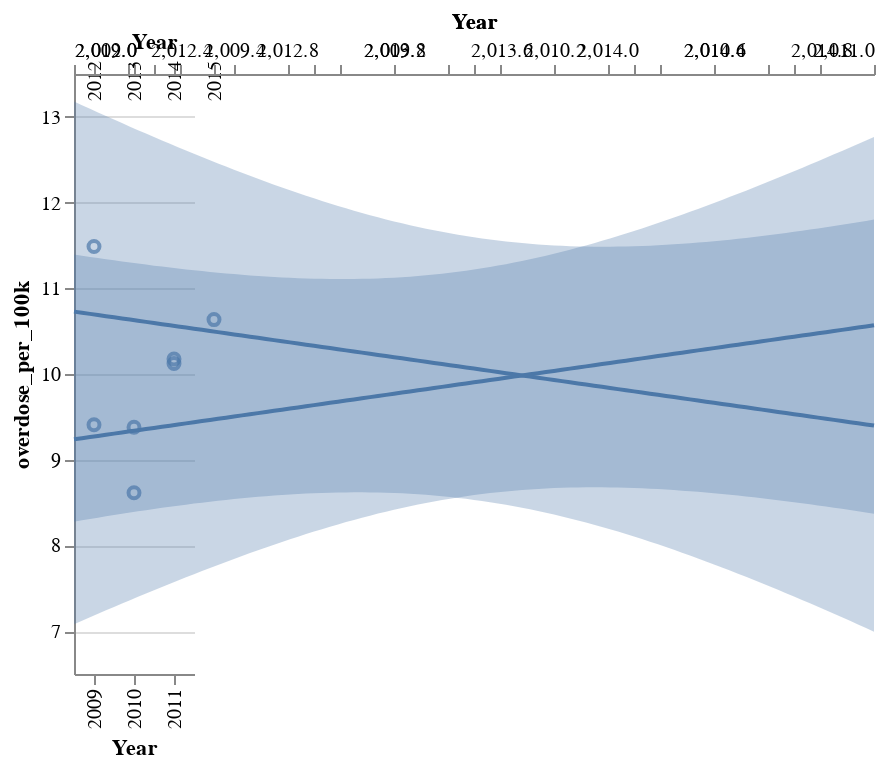

The notebook cell saved with this chart:
### Code cell
plot_b4 + reg_chart_b4 + plot_after + reg_chart_after
